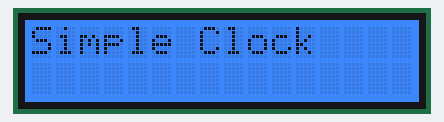
The sketch below on a simulated Arduino Uno, built with avr-gcc and run on an emulated ATmega328P. Parts: 16×2 character LCD.

Above: at 0.1 s.
At 2.2 s:
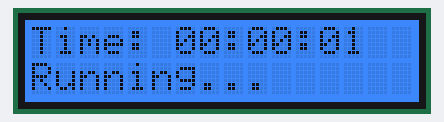
At 11.2 s:
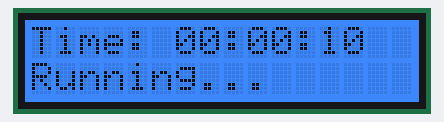
At 20.2 s:
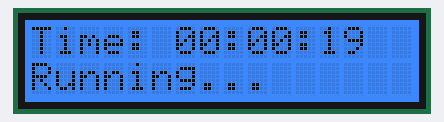
At 29.2 s:
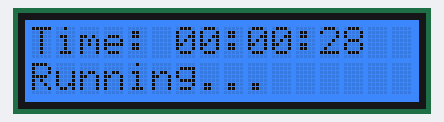
At 38.2 s:
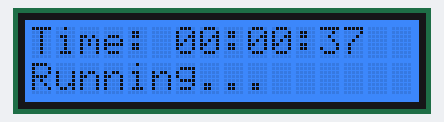

The sketch:

SimpleClockWorkingCode.ino
```cpp
#include <Wire.h> // Allows communication with the on board library of the Arduino for communication between the LCD screen and the Arduino
#include "rgb_lcd.h" // Library to communicate and display information on the LCD

rgb_lcd lcd; // this allows you to control the lcd screen through code, it identifies the lcd screen

unsigned long previousMillis = 0;
int seconds = 0;
int minutes = 0;
int hours = 0;

void setup() {
  lcd.begin(16, 2);
  lcd.setRGB(0, 100, 255); // Nice blue backlight for the clock
  lcd.print("Simple Clock");
  delay(2000);
  lcd.clear();
}

void loop() {
  unsigned long currentMillis = millis();

  // Check if 1 second has passed
  if (currentMillis - previousMillis >= 1000) {
    previousMillis = currentMillis;
    seconds++;

    if (seconds >= 60) {
      seconds = 0;
      minutes++;
    }

    if (minutes >= 60) {
      minutes = 0;
      hours++;
    }

    if (hours >= 24) {
      hours = 0;
    }

    // Display time on LCD
    lcd.setCursor(0, 0);
    lcd.print("Time:");

    lcd.setCursor(6, 0);

    // Format HH:MM:SS with leading zeros
    if (hours < 10) lcd.print('0');
    lcd.print(hours);
    lcd.print(':');
    if (minutes < 10) lcd.print('0');
    lcd.print(minutes);
    lcd.print(':');
    if (seconds < 10) lcd.print('0');
    lcd.print(seconds);

    lcd.setCursor(0, 1);
    lcd.print("Running...     "); // Clear rest of line
  }
}
```

Measured:
- what the display in image 1 shows lasts 1.0 s, from 2.1 s to 3.1 s
